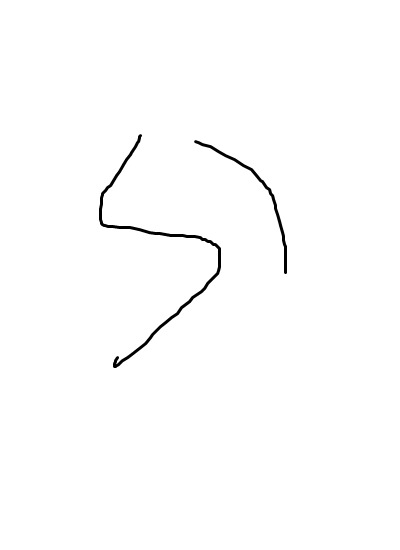
#> input picture test.png, 400 x 550 px, found by its file name
$ python image_process.py
#> lines starting #> are read from the running program, lines starting #| are printed output that depends on the picture; after the words box and inside, x2 and y2 are one past the last pixel; in counts of white or black regions, pixels touching at a corner belong together
# -*- coding: utf-8 -*-
"""
Created on Wed Sep 11 15:27:54 2019

@author: chuac
"""

import cv2
import matplotlib.pyplot as plt
import numpy as np
import matplotlib.animation as animation
from matplotlib import style

show_animation = True
dt = 0.0001

if show_animation:
    plt.ion()


def show_image(img):
    plt.imshow(img, cmap='gray')
    plt.show()


def plot_diagram(x, y):
    if show_animation:
        plt.plot(x, y, 'g*')
        # plt.show()
        plt.pause(dt)


if __name__ == '__main__':
    fig = plt.figure()
    image = cv2.imread('test.png', 0)  # read image data
#> image is the input picture: shape (550, 400); min 0, max 255, mean 253
    height, width = image.shape[:2]  # Get height and width
#> height = 550; width = 400
    # Scale image to between 0 and 1
    plt.imshow(image, cmap='gray')
    for j in range(0, height):
        for i in range(0, width):
            # 200 is an arbitrary value
            if image[j][i] < 200:
                image[j][i] = 0
            else:
                image[j][i] = 1
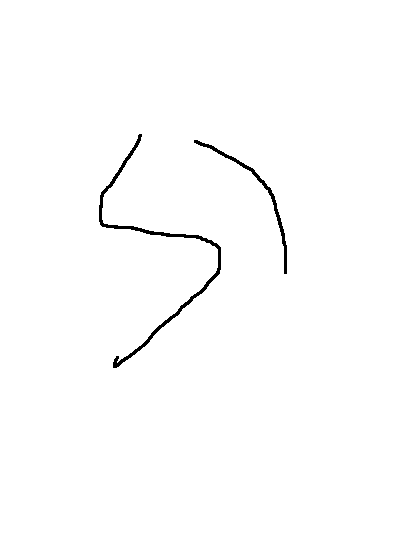
#> image: shape (550, 400); values 0 (black) and 1 (white), 99.1% white; 2 black regions, box (x1, y1, x2, y2) and area: (99, 134, 221, 368) 1363, (194, 140, 287, 274) 613

    # Reduce width of drawing line to width of around 1 through dilation
    kernel = np.ones((3, 3), np.uint8)
    dilation = cv2.dilate(image, kernel, iterations=1)
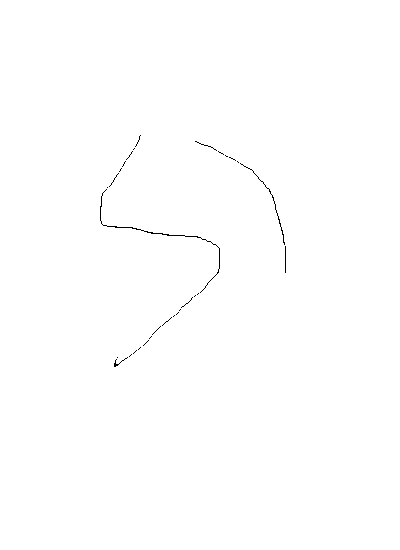
#> dilation: shape (550, 400); values 0 (black) and 1 (white), 99.8% white; black in thin lines or dots, all inside (x1, y1, x2, y2) = (100, 135, 286, 367)
    # cv2.imwrite('result.jpg', dilation)

    print(dilation)
#> (printed output is left out)
    counter =0
    for j in range(1, height - 1):
        for i in range(1, width - 1):
            if (int(dilation[j - 1][i - 1] + dilation[j][i - 1] + dilation[j + 1][i - 1] + dilation[j - 1][i] +
                    dilation[j + 1][i] + dilation[j - 1][i + 1] + dilation[j][i + 1] + dilation[j + 1][i + 1]) ==1):
                counter=counter+1
                print(j,i)
                plot_diagram(i, j)
#> after the loop, counter = 2
    print(counter)
#| 2
    plt.savefig('test_1.png')
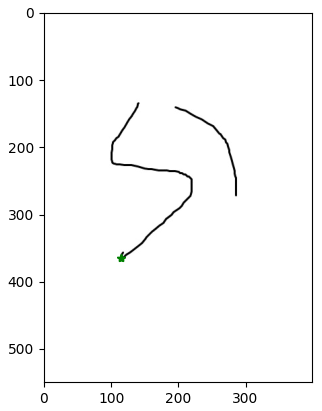
#> figure drawn by matplotlib, 1 panel

$ run again, with abc.jpg saved as test.png
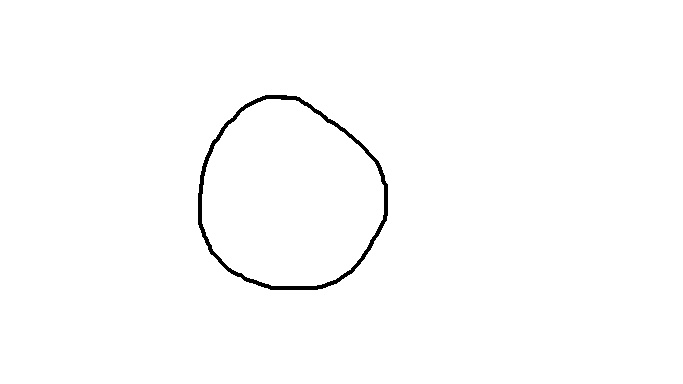
#> input picture abc.jpg, 683 x 384 px, found by its file name
#> image is the input picture: shape (384, 683); min 0, max 255, mean 252.7
#> `dilation = cv2.dilate(image, kernel, iterations=1)`:
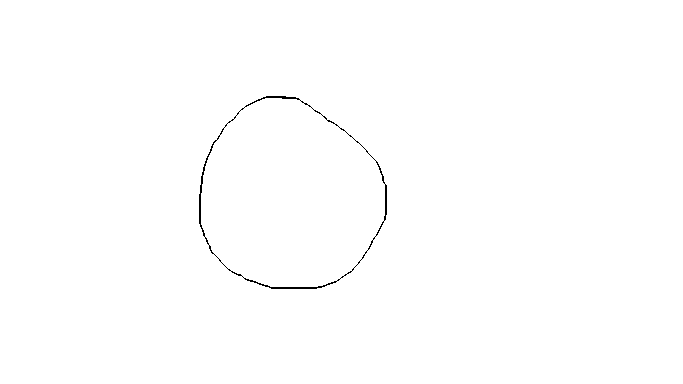
#> dilation: shape (384, 683); values 0 (black) and 1 (white), 99.7% white; black in thin lines or dots, all inside (x1, y1, x2, y2) = (199, 96, 387, 289)
#> (printed output is left out)
#| 2
#> `plt.savefig('test_1.png')`:
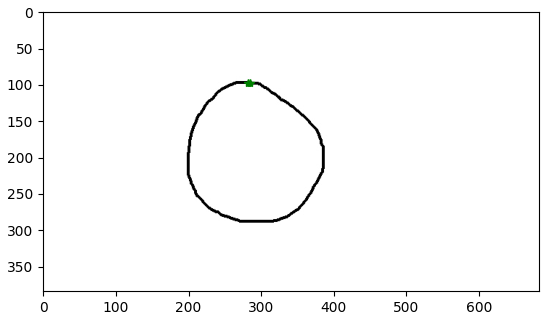
#> figure drawn by matplotlib, 1 panel
